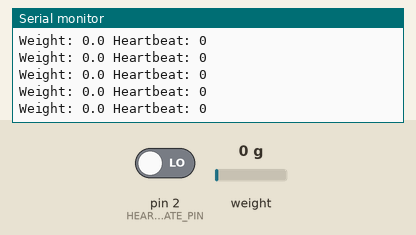
This sketch was run on a simulated Arduino Uno, built with avr-gcc and run on an emulated ATmega328P. On the bench: the last lines printed to the serial monitor. Inputs (shaded band) come from the test bench; at power-on: weight on the scale 0 g, pin 2 (HEART_RATE_PIN) LOW.

Above: at 2.2 s.
2.3 s: weight on the scale set to 100 g
At 2.44 s:
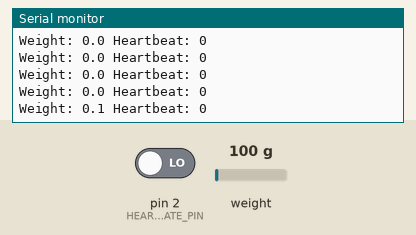
3.8 s: pin 2 (HEART_RATE_PIN) driven HIGH
At 4.08 s:
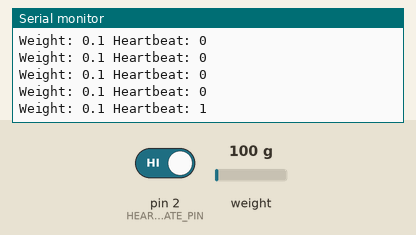
6.8 s: weight on the scale set to 1250 g
At 6.88 s:
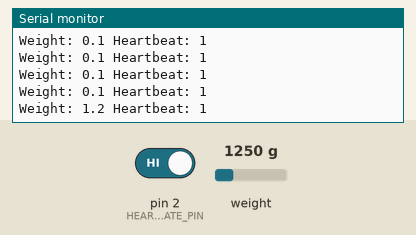
8.3 s: pin 2 (HEART_RATE_PIN) driven LOW
At 8.52 s:
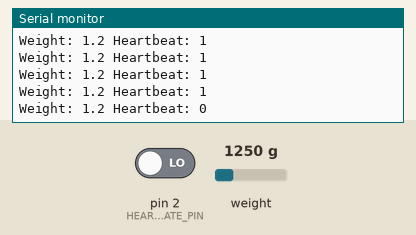
Timing chart, 0 to 11.3 s (numbered marks = the images above; inputs shaded):
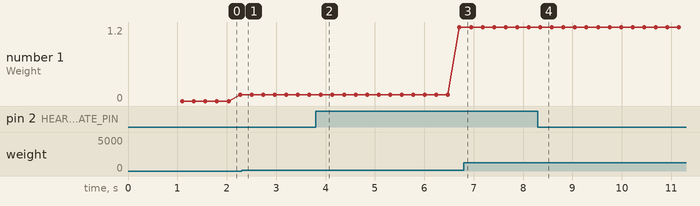

Measured:
- after the input at 3.8 s, the serial monitor: prints a new line after 0.11 s (image 2)
- after the input at 8.3 s, the serial monitor: prints a new line after 0.05 s (image 4)
- plotted number 1: 0.1 → 1.2 after the input at 3.8 s

The sketch:

HX711writeStruct.ino
```cpp
#include "HX711.h" //This library can be obtained here http://librarymanager/All#Avia_HX711

#define LOADCELL_DOUT_PIN  4
#define LOADCELL_SCK_PIN  3

int HEART_RATE_PIN = 2;

HX711 scale;

float calibration_factor = -7050; // -7050 worked for my 440lb max scale setup

void setup() {
  Serial.begin(9600);
  scale.begin(LOADCELL_DOUT_PIN, LOADCELL_SCK_PIN);
  scale.set_scale();
  scale.tare();  // Reset the scale to 0
  scale.set_scale(calibration_factor); // Adjust to this calibration factor

  pinMode(HEART_RATE_PIN, INPUT);
}

void loop() {
  float weight = scale.get_units();  // Get the weight reading
  int beat = digitalRead(HEART_RATE_PIN);
  // // Print the weight as a readable number
  // Serial.print("Weight: ");
  // Serial.print(weight);
  // Serial.println(" kg");  // Assuming the weight is in kilograms

  Serial.print("Weight: ");
  Serial.print(scale.get_units(), 1);
  Serial.print(" Heartbeat: ");
  Serial.println(beat);

  delay(1000/30);  // Add a delay to control the rate of data sending
}
```
